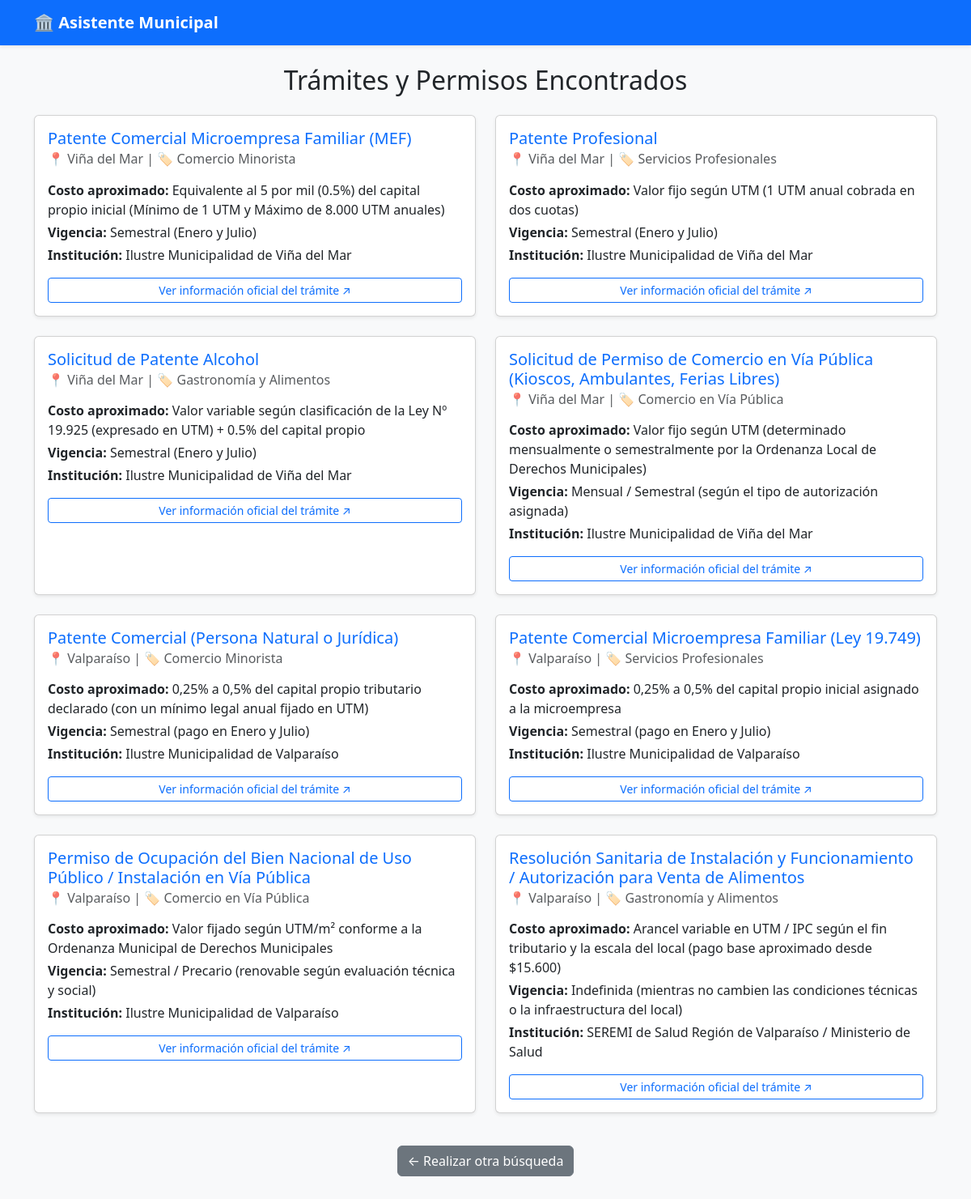
Page /resultados/ on the committed database.
### comercio/models.py (models this page shows, shortened)
class PermisoMunicipal(models.Model):
    nombre = models.CharField(max_length=255)
    comuna = models.CharField(max_length=120)
    rubro = models.CharField(max_length=200)
    costo = models.CharField(max_length=255)
    vigencia = models.CharField(max_length=200)
    institucion = models.CharField(max_length=255)
    oficina_responsable = models.CharField(max_length=255)
    requisitos_paso_a_paso = models.TextField()
    enlace = models.URLField(max_length=255)

### comercio/views.py (the view)
# urls.py: path('resultados/', views.resultado_permisos, name='resultado_permisos'),
def resultado_permisos(request):
    comuna = request.GET.get('comuna')
    rubro = request.GET.get('rubro')
    permisos = PermisoMunicipal.objects.all()
    if comuna:
        permisos = permisos.filter(comuna=comuna)
    if rubro:
        permisos = permisos.filter(rubro=rubro)
    datos = {
        'permisos': permisos
    }
    return render(request, 'comercio/resultado.html', datos)
    return render(request, 'comercio/resultado.html', datos)

### comercio/templates/comercio/resultado.html (shortened to what this page needs)
<!DOCTYPE html>
<html lang="es">
<head>
    <link href="https://cdn.jsdelivr.net/npm/bootstrap@5.3.0/dist/css/bootstrap.min.css" rel="stylesheet">
</head>
<body class="bg-light">
    <nav class="navbar navbar-dark bg-primary mb-4 shadow-sm">
        <div class="container">
            <a class="navbar-brand fw-bold" href="{% url 'index' %}">🏛️ Asistente Municipal</a>
        </div>
    </nav>
    <div class="container mt-4">
        <h2 class="mb-4 text-center">Trámites y Permisos Encontrados</h2>
        <div class="row">
            {% for permiso in permisos %}
                <div class="col-md-6 mb-4">
                    <div class="card shadow-sm h-100">
                        <div class="card-body">
                            <h5 class="card-title text-primary">{{ permiso.nombre }}</h5>
                            <h6 class="card-subtitle mb-3 text-muted">📍 {{ permiso.comuna }} | 🏷️ {{ permiso.rubro }}</h6>
                            <p class="card-text mb-1"><strong>Costo aproximado:</strong> {{ permiso.costo }}</p>
                            <p class="card-text mb-1"><strong>Vigencia:</strong> {{ permiso.vigencia }}</p>
                            <p class="card-text mb-3"><strong>Institución:</strong> {{ permiso.institucion }}</p>
                            <a href="{{ permiso.enlace }}" target="_blank" class="btn btn-outline-primary btn-sm w-100">Ver información oficial del trámite ↗</a>
                        </div>
                    </div>
                </div>
            {% empty %}
                <div class="col-12">
                    <div class="alert alert-warning text-center shadow-sm" role="alert">
                        No se encontraron permisos con los filtros que seleccionaste.
                    </div>
                </div>
            {% endfor %}
        </div>
        <div class="text-center mt-3 mb-5">
            <a href="{% url 'index' %}" class="btn btn-secondary">← Realizar otra búsqueda</a>
        </div>
    </div>
</body>
</html>

### rows in the picture
PermisoMunicipal: nombre "Patente Comercial Microempresa Familiar (MEF)", comuna "Viña del Mar", rubro "Comercio Minorista", costo "Equivalente al 5 por mil (0.5%) del capital propio inicial (Mínimo de 1 UTM y Máximo de 8.000 UTM anuales)", vigencia "Semestral (Enero y Julio)", institucion "Ilustre Municipalidad de Viña del Mar"
PermisoMunicipal: nombre "Patente Profesional", comuna "Viña del Mar", rubro "Servicios Profesionales", costo "Valor fijo según UTM (1 UTM anual cobrada en dos cuotas)", vigencia "Semestral (Enero y Julio)", institucion "Ilustre Municipalidad de Viña del Mar"
PermisoMunicipal: nombre "Solicitud de Patente Alcohol", comuna "Viña del Mar", rubro "Gastronomía y Alimentos", costo "Valor variable según clasificación de la Ley Nº 19.925 (expresado en UTM) + 0.5% del capital propio", vigencia "Semestral (Enero y Julio)", institucion "Ilustre Municipalidad de Viña del Mar"
PermisoMunicipal: nombre "Solicitud de Permiso de Comercio en Vía Pública (Kioscos, Ambulantes, Ferias Libres)", comuna "Viña del Mar", rubro "Comercio en Vía Pública", costo "Valor fijo según UTM (determinado mensualmente o semestralmente por la Ordenanza Local de Derechos Municipales)", vigencia "Mensual / Semestral (según el tipo de autorización asignada)", institucion "Ilustre Municipalidad de Viña del Mar"
PermisoMunicipal: nombre "Patente Comercial (Persona Natural o Jurídica)", comuna "Valparaíso", rubro "Comercio Minorista", costo "0,25% a 0,5% del capital propio tributario declarado (con un mínimo legal anual fijado en UTM)", vigencia "Semestral (pago en Enero y Julio)", institucion "Ilustre Municipalidad de Valparaíso"
PermisoMunicipal: nombre "Patente Comercial Microempresa Familiar (Ley 19.749)", comuna "Valparaíso", rubro "Servicios Profesionales", costo "0,25% a 0,5% del capital propio inicial asignado a la microempresa", vigencia "Semestral (pago en Enero y Julio)", institucion "Ilustre Municipalidad de Valparaíso"
PermisoMunicipal: nombre "Permiso de Ocupación del Bien Nacional de Uso Público / Instalación en Vía Pública", comuna "Valparaíso", rubro "Comercio en Vía Pública", costo "Valor fijado según UTM/m² conforme a la Ordenanza Municipal de Derechos Municipales", vigencia "Semestral / Precario (renovable según evaluación técnica y social)", institucion "Ilustre Municipalidad de Valparaíso"
PermisoMunicipal: nombre "Resolución Sanitaria de Instalación y Funcionamiento / Autorización para Venta de Alimentos", comuna "Valparaíso", rubro "Gastronomía y Alimentos", costo "Arancel variable en UTM / IPC según el fin tributario y la escala del local (pago base aproximado desde $15.600)", vigencia "Indefinida (mientras no cambien las condiciones técnicas o la infraestructura del local)", institucion "SEREMI de Salud Región de Valparaíso / Ministerio de Salud"
